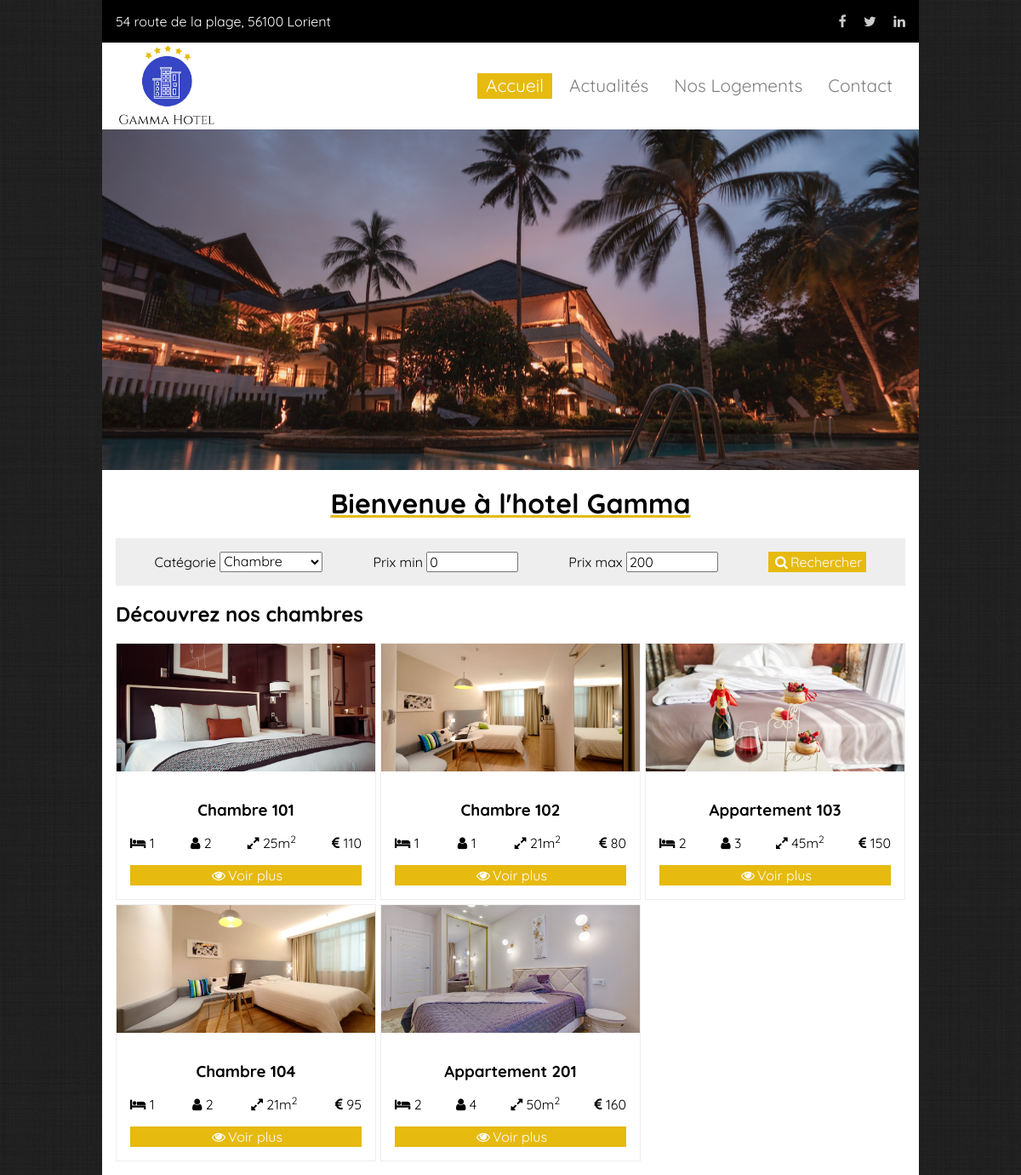
The page / on the database its author committed.
### tables this page shows
CREATE TABLE IF NOT EXISTS `room` (
                                                    `id` BIGINT NOT NULL AUTO_INCREMENT,
                                                    `name` VARCHAR(255) NOT NULL,
                                                    `picture` VARCHAR(255) NOT NULL,
                                                    `description` TEXT NOT NULL,
                                                    `nb_beds` TINYINT UNSIGNED NOT NULL,
                                                    `nb_persons` TINYINT UNSIGNED NOT NULL,
                                                    `size` TINYINT UNSIGNED NOT NULL,
                                                    `price` DECIMAL(10,2) NOT NULL,
                                                    `category_id` BIGINT NOT NULL,
                                                    PRIMARY KEY (`id`),
                                                    INDEX `fk_room_category1_idx` (`category_id` ASC) VISIBLE,
                                                    CONSTRAINT `fk_room_category1`
                                                        FOREIGN KEY (`category_id`)
                                                            REFERENCES `category` (`id`)
                                                            ON DELETE NO ACTION
                                                            ON UPDATE NO ACTION);

### database.php (called while the page is built, shortened)
<?php
require_once 'class/Room.php';
try{
    $connection = new PDO('mysql:host=' . DB_HOST . ';dbname=' . DB_NAME,  DB_USER , DB_PASS, [
        PDO::ATTR_ERRMODE => PDO::ERRMODE_EXCEPTION,
        PDO::ATTR_EMULATE_PREPARES => false
    ]);
} catch (PDOException $exception){
    echo "Erreur de connection a la base de données";
    die;
}
function getAllRooms() {
    global $connection;
    $query = "
        SELECT
            room.id,
            room.name,
            room.picture,
            room.description,
            room.nb_beds AS nbBeds,
            room.nb_persons AS nbPersons,
            room.size,
            room.price,
            room.category_id,
            category.name AS category_name
        FROM room
        INNER JOIN category ON room.category_id = category.id;
    ";
    $stmt = $connection->prepare($query);
    $stmt->execute();
    $rooms = $stmt->fetchAll(PDO::FETCH_CLASS, Room::class);
    foreach ($rooms as $room) {
        $category = new Category();
    }
    return $rooms;
}

### class/Room.php (called while the page is built, shortened)
<?php
class Room
{
    private int $id;
    private string $name;
    private string $picture;
    private int $nbBeds;
    private int $nbPersons;
    private int $size;
    private float $price;
    public function getId(): int
    {
        return $this->id;
    }
    public function getName(): string
    {
        return $this->name;
    }
    public function getPicture(): string
    {
        return $this->picture;
    }
    public function getNbBeds(): int
    {
        return $this->nbBeds;
    }
    public function getNbPersons(): int
    {
        return $this->nbPersons;
    }
    public function getSize(): int
    {
        return $this->size;
    }
    public function getPrice(): float
    {
        return $this->price;
    }
}

### index.php (the view, shortened to what this page needs)
<?php
require_once 'database.php';
$rooms = getAllRooms();
require_once 'layout/header.php';
?>
<section class="page-header home-header container">
    <img src="images/home-header-bg.jpg" class="img-responsive" alt="Gamma Hotel">
</section>
<section class="container home-content">
    <h1>Bienvenue à l'hotel Gamma</h1>
    <form class="form-search">
        <div class="form-group">
            <label for="search-category">Catégorie</label>
            <select name="category_id" id="search-category">
                <option>Chambre</option>
            </select>
        </div>
        <div class="form-group">
            <label for="search-price-from">Prix min</label>
            <input type="number" id="search-price-from" min="0" value="0">
        </div>
        <div class="form-group">
            <label for="search-price-to">Prix max</label>
            <input type="number" id="search-price-to" min="0" value="200">
        </div>
        <button type="submit" class="button button-primary">
            <i class="fa fa-search"></i>
            Rechercher
        </button>
    </form>
    <h2>Découvrez nos chambres</h2>
    <div class="grid grid-rooms">
      <?php foreach ($rooms as $room) : ?>
        <article>
          <header>
            <img src="uploads/<?= $room->getPicture(); ?>" class="img-responsive" alt="<?= $room->getName(); ?>">
          </header>
          <footer>
            <h3><?= $room->getName(); ?></h3>
            <ul class="room-features">
              <li><i class="fa fa-bed"></i> <?= $room->getNbBeds(); ?></li>
              <li><i class="fa fa-user"></i> <?= $room->getNbPersons(); ?></li>
              <li><i class="fa fa-expand"></i> <?= $room->getSize(); ?>m<sup>2</sup></li>
              <li><i class="fa fa-euro"></i> <?= $room->getPrice(); ?></li>
            </ul>
            <a href="room.php?id=<?= $room->getId(); ?>" class="button button-primary">
              <i class="fa fa-eye"></i>
              Voir plus
            </a>
          </footer>
        </article>
      <?php endforeach; ?>
    </div>
</section>
<?php require_once 'layout/header.php'; ?>

### layout/header.php (shortened to what this page needs)
<!DOCTYPE html>
<html lang="fr">
<head>
    <link rel="stylesheet" href="font-awesome/css/font-awesome.min.css">
    <link rel="stylesheet" href="css/normalize.css">
    <link rel="stylesheet" href="css/style.css">
</head>
<body>
<header class="header-main">
    <div class="top-navigation container">
        <div class="address">54 route de la plage, 56100 Lorient</div>
        <nav class="nav-social">
            <ul>
                <li>
                    <a href="#"><span class="fa fa-facebook"></span></a>
                    <a href="#"><span class="fa fa-twitter"></span></a>
                    <a href="#"><span class="fa fa-linkedin"></span></a>
                </li>
            </ul>
        </nav>
    </div>
    <div class="main-navigation container">
        <a href="index.php">
            <img src="images/logo.png" class="logo" alt="Gamma Hotel">
        </a>
        <nav>
            <ul>
                <li>
                    <a href="index.php" class="active">Accueil</a>
                </li>
                <li>
                    <a href="#">Actualités</a>
                </li>
                <li>
                    <a href="#">Nos Logements</a>
                </li>
                <li>
                    <a href="#">Contact</a>
                </li>
            </ul>
        </nav>
    </div>
</header>

### css/style.css (style rules this page uses)
body { margin: 0; background-image: url("../images/bg-pattern.png"); font-family: 'Quicksand', sans-serif; }
section, article { overflow: auto; }
h1 { text-align: center; text-decoration: underline; text-decoration-color: #e6ba0f; }
.button { display: flex; align-items: center; justify-content: center; color: white; border: none; text-decoration: none; padding: 3px 5px; cursor: pointer; }
.button.button-primary { background-color: #e6ba0f; }
.button i.fa { margin: 0 3px; }
.container { margin: 0 auto; width: 960px; box-sizing: border-box; padding: 0 1em; }
.img-responsive { display: block; width: 100%; }
.grid { display: grid; grid-template-columns: repeat(3, 1fr); grid-column-gap: 5px; grid-row-gap: 5px; }
ul.room-features { display: flex; justify-content: space-between; list-style-type: none; padding: 0; }
.header-main .top-navigation { background-color: black; color: white; }
.header-main .top-navigation .nav-social ul { list-style-type: none; }
.header-main .top-navigation .nav-social ul li a { color: #ccc; margin-left: 1em; }
.header-main > .container { display: flex; justify-content: space-between; align-items: center; }
.header-main .main-navigation { background-color: white; }
.header-main .main-navigation .logo { width: 120px; }
.header-main .main-navigation nav ul { display: flex; flex-direction: row; list-style-type: none; }
.header-main .main-navigation nav ul li a { font-size: 1.3em; display: flex; align-items: center; justify-content: center; text-decoration: none; margin: 0 5px; padding: 3px 10px; color: #7f7f7f; }
.header-main .main-navigation nav ul li a:hover, .header-main .main-navigation nav ul li a.active { background-color: #e6ba0f; color: white; }
.page-header { padding: 0; }
.home-header img { height: 400px; object-fit: cover; }
.home-content { background-color: white; padding-bottom: 1em; }
.home-content .form-search { display: flex; justify-content: space-around; background-color: #eeeeee; padding: 1em; }
.home-content .form-search input[type=number] { width: 100px; }
.grid-rooms article { overflow: hidden; border: #eeeeee 1px solid; }
.grid-rooms article header { overflow: hidden; height: 150px; }
.grid-rooms article header img { transition: transform 0.5s; height: 150px; object-fit: cover; }
.grid-rooms article footer { padding: 1em; }
.grid-rooms article footer h3 { text-align: center; }

### rows shown on the page
room: picture (picture), name "Chambre 101", nb_beds "1", nb_persons "2", size "25", price "110"
room: picture (picture), name "Chambre 102", nb_beds "1", nb_persons "1", size "21", price "80"
room: picture (picture), name "Appartement 103", nb_beds "2", nb_persons "3", size "45", price "150"
room: picture (picture), name "Chambre 104", nb_beds "1", nb_persons "2", size "21", price "95"
room: picture (picture), name "Appartement 201", nb_beds "2", nb_persons "4", size "50", price "160"
